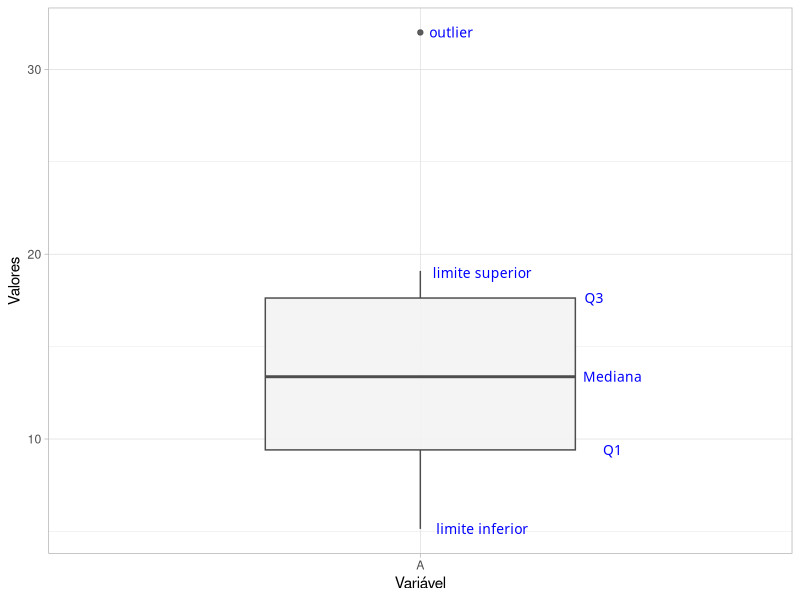
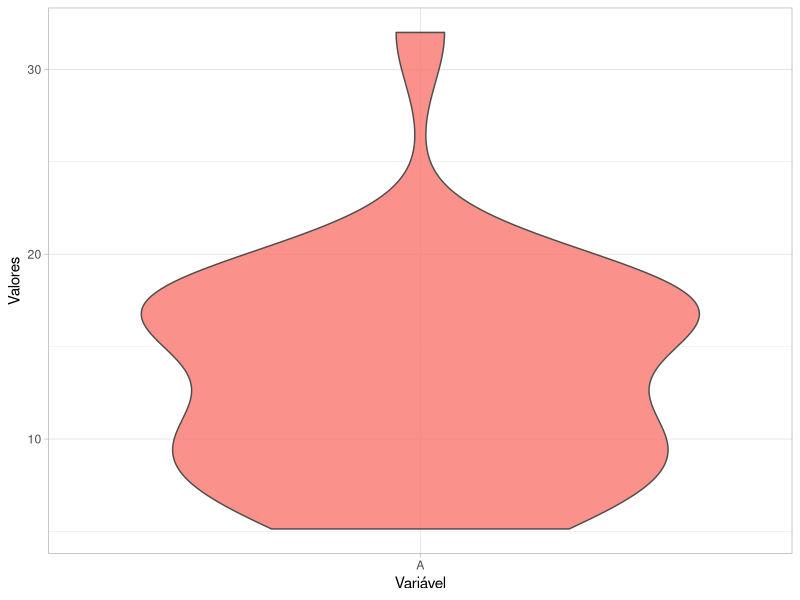
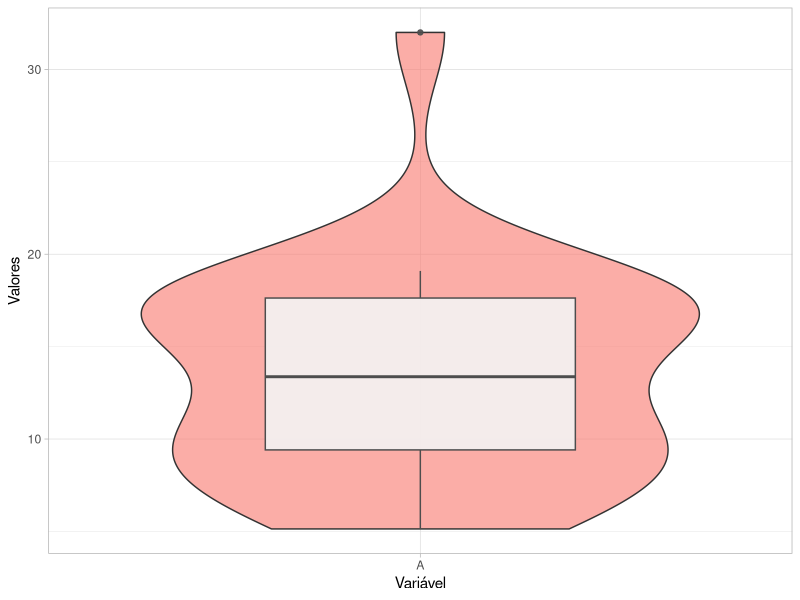
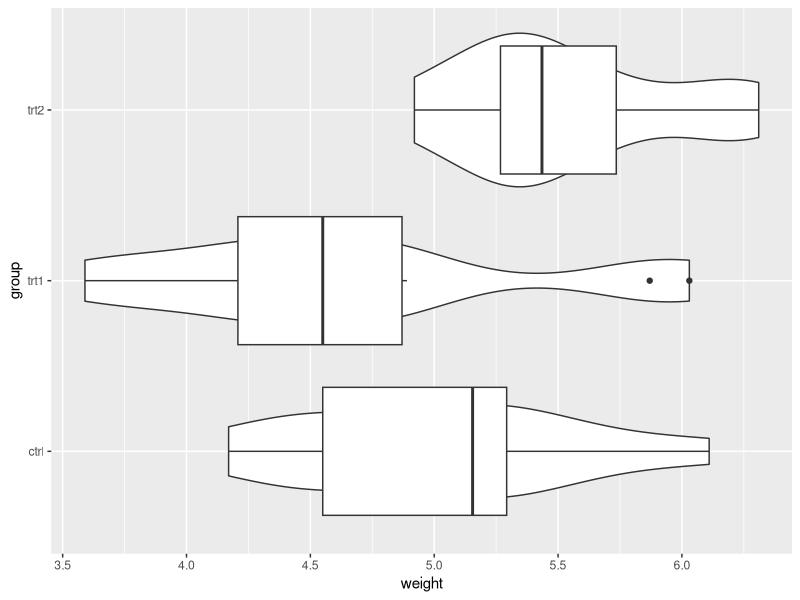
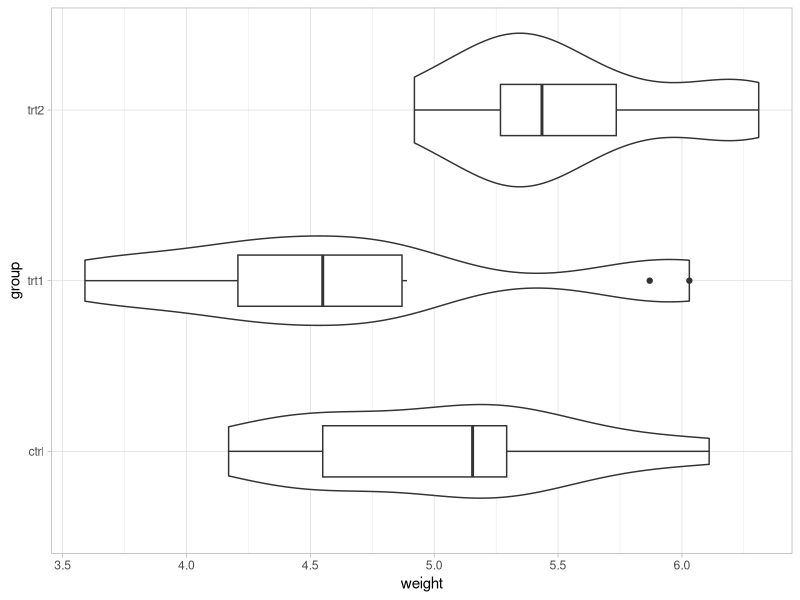
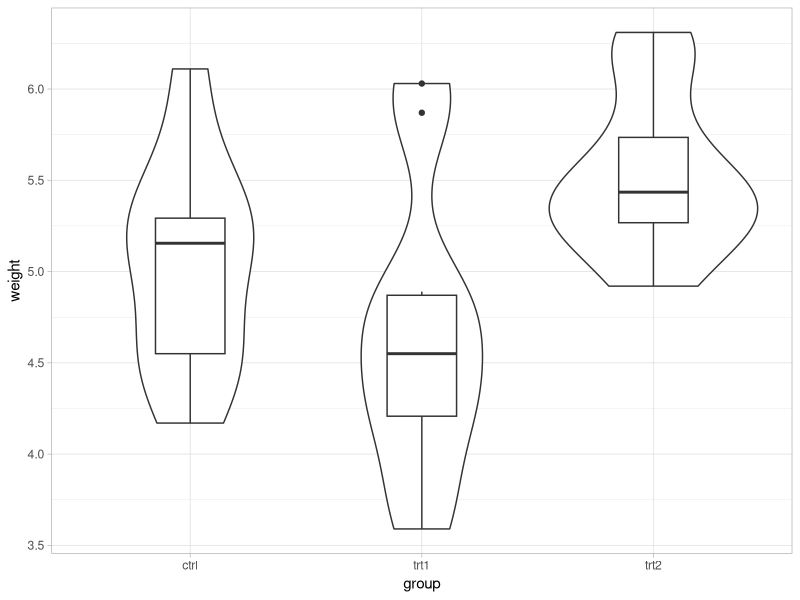
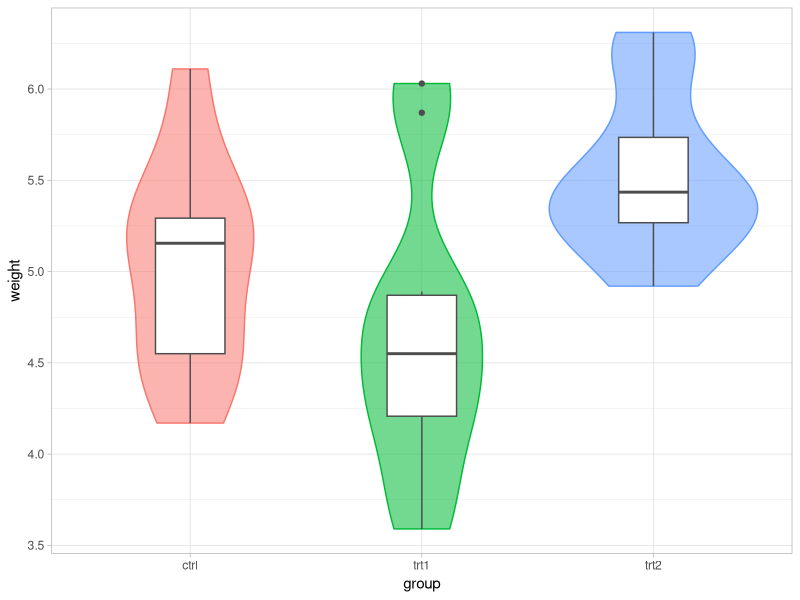
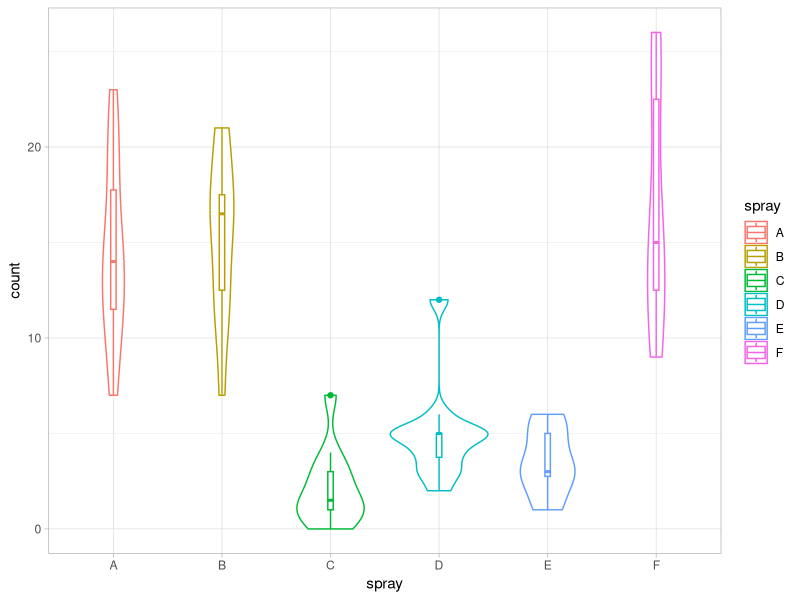

The R source for these figures, in order:
## ---- chunk 1
library(tidyverse)
library(scales)

A <- data.frame("Variável" = rep("A", 26), "Valores" = c(runif(25, 5, 20), 32))

ggplot(A, aes(x = Variável, y = Valores)) + 
  geom_boxplot(width = .5, color = "grey30", fill = "grey95", alpha = .9,
               show.legend = F) + 
  theme_light() + 
  annotate( # adicionar anotação
  x = 1.05, 
  y = quantile(A[,2])[5], 
  label = "outlier", 
  geom = "text", 
  color = "blue", 
  family = "Bell MT",
  size = 3.5) +
  annotate( # adicionar anotação
  x = 1.1, 
  y = quantile(A[,2], probs = 0.95), 
  label = "limite superior", 
  geom = "text", 
  color = "blue", 
  family = "Bell MT",
  size = 3.5) +
  annotate( # adicionar anotação
  x = 1.28, 
  y = quantile(A[,2])[4], 
  label = "Q3", 
  geom = "text", 
  color = "blue", 
  family = "Bell MT",
  size = 3.5) +
  annotate( # adicionar anotação
  x = 1.31, 
  y = quantile(A[,2])[3], 
  label = "Mediana", 
  geom = "text", 
  color = "blue", 
  family = "Bell MT",
  size = 3.5) +
  annotate( # adicionar anotação
  x = 1.31, 
  y = quantile(A[,2])[2], 
  label = "Q1", 
  geom = "text", 
  color = "blue", 
  family = "Bell MT",
  size = 3.5) +
  annotate( # adicionar anotação
  x = 1.1, 
  y = quantile(A[,2])[1], 
  label = "limite inferior", 
  geom = "text", 
  color = "blue", 
  family = "Bell MT",
  size = 3.5) 
## ---- chunk 2
ggplot(A, aes(x = Variável, y = Valores, fill = Variável)) + 
  geom_violin(show.legend = F, alpha = .8, color = "grey30") + 
  theme_light() +
  theme(legend.position="none")
## ---- chunk 3
ggplot(A, aes(x = Variável, y = Valores, fill = Variável)) + 
  geom_violin(show.legend = F, alpha = .6) +
  geom_boxplot(width = .5, fill = "grey95", color = "grey30", alpha = .9,
               show.legend = F) + 
  theme_light() +
  theme(legend.position="none") # retirar a legenda
## ---- chunk 4
library(datasets)
library(ggplot2)
## ---- chunk 5
data("PlantGrowth"); data("InsectSprays")
## ---- chunk 6
head(PlantGrowth)
## ---- chunk 7
head(InsectSprays)
## ---- chunk 8
ggplot(PlantGrowth, aes(x = weight, # no eixo 'x' vai o peso
                        y = group)) + # no eixo y os 'grupo
        geom_violin() + # plotar o violin plot
        geom_boxplot()  # plotar o boxplot
## ---- chunk 9
ggplot(PlantGrowth, aes(x = weight, y = group)) + 
  theme_light() + # mudança de tema (estética) do background
  geom_violin() +
  geom_boxplot(width = 0.3) # diminuição das caixas
## ---- chunk 10
ggplot(PlantGrowth, aes(x = weight, y = group)) + 
  theme_light() +
  geom_violin() +
  geom_boxplot(width = 0.3) +
  coord_flip() # caixas na vertical
## ---- chunk 11
ggplot(PlantGrowth, aes(x = weight, y = group)) + 
  theme_light() +
  geom_violin(aes(fill = group, # colorir o interior dos violinos em função dos grupos
                  color = group, # colorir o contorno dos violinos em função dos grupos
                  alpha = 0.5)) + # deixar as cores transparentes (50% de transparência)
  geom_boxplot(width = 0.3, 
               color = "grey30") + # contorno do boxplot em cinza escuro
  coord_flip() +
  theme(legend.position = "none") # retirar a legenda
## ---- chunk 12
ggplot(InsectSprays, # tabela de dados
       aes(x = spray, # no eixo 'x' os grupos da coluna spray
           y = count, # no eixo 'y' a contagem de insetos
           color = spray)) + # colorir os gráficos em função de 'spray'
  theme_light() + # mudar o tema do gráfico - cores e estilo do background
  geom_violin() + # plotar o violino
  geom_boxplot(width = 0.05) # plotar as caixas mais 'finas' que o default
